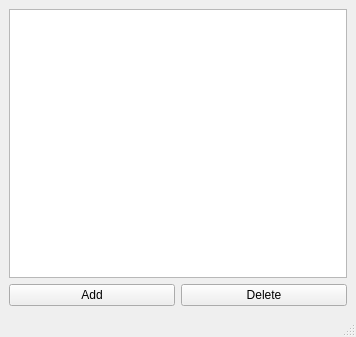
<?xml version="1.0" encoding="UTF-8"?>
<ui version="4.0">
 <class>MainWindow</class>
 <widget class="QMainWindow" name="MainWindow">
  <property name="geometry">
   <rect>
    <x>0</x>
    <y>0</y>
    <width>356</width>
    <height>337</height>
   </rect>
  </property>
  <property name="windowTitle">
   <string>MainWindow</string>
  </property>
  <widget class="QWidget" name="centralwidget">
   <layout class="QGridLayout" name="gridLayout">
    <item row="1" column="1">
     <widget class="QPushButton" name="pushButton_Delete">
      <property name="text">
       <string>Delete</string>
      </property>
     </widget>
    </item>
    <item row="1" column="0">
     <widget class="QPushButton" name="pushButton_Add">
      <property name="text">
       <string>Add</string>
      </property>
     </widget>
    </item>
    <item row="0" column="0" colspan="2">
     <widget class="QTableView" name="tableView"/>
    </item>
   </layout>
  </widget>
  <widget class="QMenuBar" name="menubar">
   <property name="geometry">
    <rect>
     <x>0</x>
     <y>0</y>
     <width>356</width>
     <height>17</height>
    </rect>
   </property>
  </widget>
  <widget class="QStatusBar" name="statusbar"/>
 </widget>
 <resources/>
 <connections/>
</ui>
